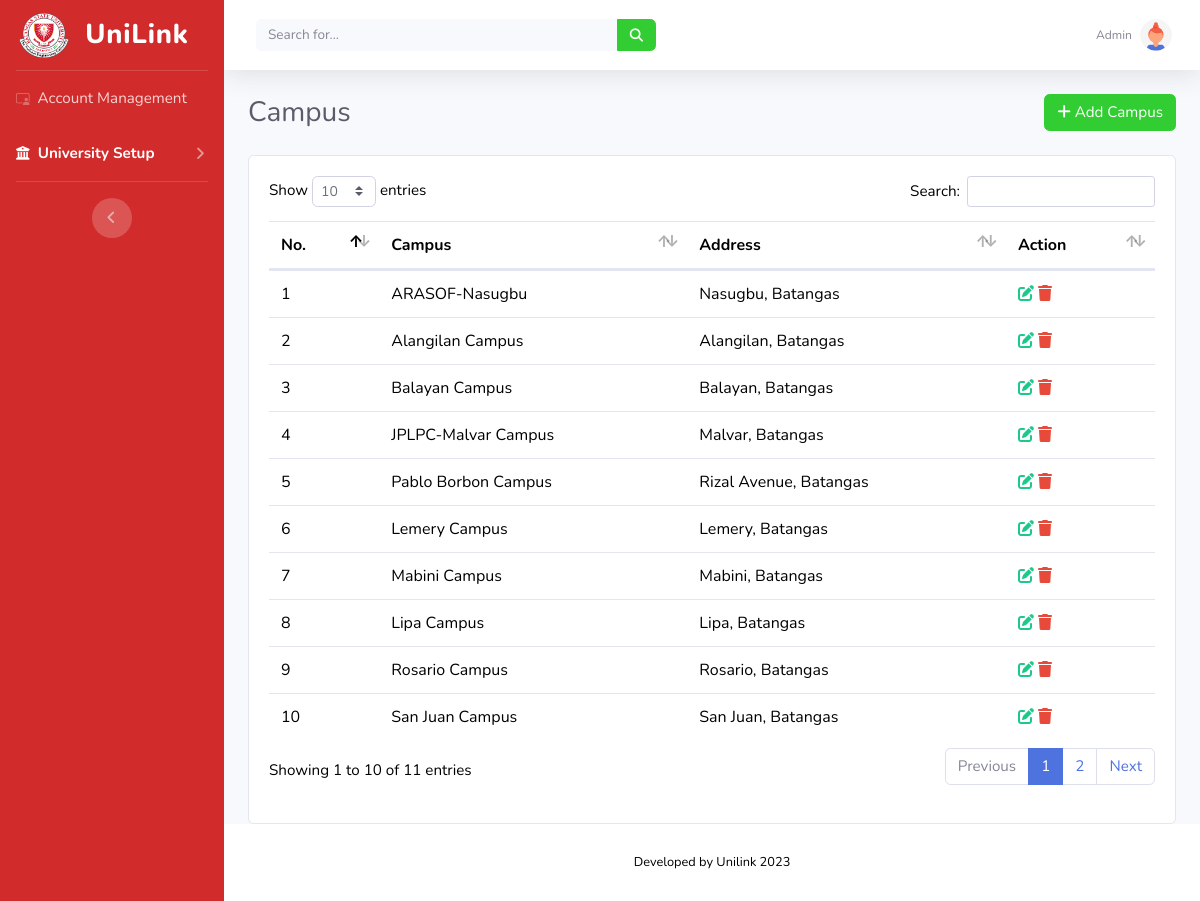
The app's page /ADMIN/campus.php (signed in) with its own data.
### tables this page shows
CREATE TABLE `campus` (
  `id` int(50) NOT NULL,
  `campus_name` varchar(100) NOT NULL,
  `address` varchar(100) NOT NULL
);

### ADMIN/campus.php (the view, shortened to what this page needs)
<html lang="en">
  <head>
    <link href="vendor/fontawesome-free/css/all.min.css" rel="stylesheet" type="text/css">
    <link href="https://maxcdn.bootstrapcdn.com/bootstrap/4.5.2/css/bootstrap.min.css" rel="stylesheet">
    <link rel="stylesheet" href="https://cdn.jsdelivr.net/npm/bootstrap-icons@1.11.0/font/bootstrap-icons.css">
    <link href="vendor/datatables/dataTables.bootstrap4.min.css" rel="stylesheet">
    <link href="css/sb-admin-2.min.css" rel="stylesheet">
  </head>
  <body id="page-top">
    <?php
      include 'db.php';
    ?>
    <div id="wrapper">
      <ul class="navbar-nav bg-gradient-primary sidebar sidebar-dark accordion" id="accordionSidebar">
        <a class="sidebar-brand d-flex align-items-center justify-content-center" href="index.php">
          <img src="..\imgs\BSU.png" width="50" height="45">
          <div class="sidebar-brand-text mx-3">UniLink</div>
        </a>
        <hr class="sidebar-divider my-0">
        <li class="nav-item">
          <a class="nav-link" href="main_user_management.php">
            <i class="bi bi-person-video3"></i>
            <span>Account Management</span>
          </a>
        </li>
        <li class="nav-item active">
          <a class="nav-link collapsed" href="#" data-toggle="collapse" data-target="#collapseTwo" aria-expanded="true" aria-controls="collapseTwo">
            <i class="fas fa-university"></i>
            <span>University Setup</span>
          </a>
        </li>
        <hr class="sidebar-divider">
        <div class="text-center d-none d-md-inline">
          <button class="rounded-circle border-0" id="sidebarToggle"></button>
        </div>
      </ul>
      <div id="content-wrapper" class="d-flex flex-column">
        <div id="content">
          <nav class="navbar navbar-expand navbar-light bg-white topbar mb-4 static-top shadow">
            <div class="d-none d-sm-inline-block form-inline mr-auto ml-md-3 my-2 my-md-0 mw-100 navbar-search">
              <div class="input-group">
                <input type="text" class="form-control bg-light border-0 small" placeholder="Search for..." aria-label="Search" aria-describedby="basic-addon2">
                <div class="input-group-append">
                  <button class="btn btn-primary" type="button">
                  </button>
                </div>
              </div>
            </div>
            <ul class="navbar-nav ml-auto">
              <li class="nav-item dropdown no-arrow">
                <a class="nav-link dropdown-toggle" href="#" id="userDropdown" role="button" data-toggle="dropdown" aria-haspopup="true" aria-expanded="false">
                  <span class="mr-2 d-none d-lg-inline text-gray-600 small">Admin</span>
                  <img class="img-profile rounded-circle" src="imgs/undraw_profile_3.svg">
                </a>
              </li>
            </ul>
          </nav>
          <div class="container-fluid">
            <div class="d-flex justify-content-between align-items-center mb-4">
              <h3 class="h3 mb-0 text-gray-800">Campus</h3>
              <div class="d-flex">
                <a class="btn btn-primary rounded-fill" data-toggle="modal" data-target="#addcampus">
                  <i class="fas fa-plus"></i> Add Campus </a>
              </div>
            </div>
            <div class="card">
              <div class="card-body">
                <div class="table">
                  <table id="myTable" class="table display" data-ordering="true" data-paging="true" data-searching="true">
                    <thead>
                      <tr>
                        <th>No.</th>
                        <th>Campus</th>
                        <th>Address</th>
                        <th>Action</th>
                      </tr>
                    </thead>
                    <tbody>
                    <?php
                      $query = "SELECT * FROM campus";
                      $sql = mysqli_query($conn, $query);
                      $count = 1;
                      while ($row = mysqli_fetch_array($sql)) {
                    ?>
                      <tr>
                        <td><?=$count?></td>
                        <td> <?php echo $row["campus_name"]; ?> </td>
                        <td> <?php echo $row["address"]; ?> </td>
                        <td>
                          <a class="editCampus" data-toggle="modal" data-target="#editCampusModal" id="editCampus" onclick="setData(`<?=$row['id']?>`, `<?=$row['campus_name']?>`, `<?=$row['address']?>`)">
                            <i class='fas fa-edit text-success'></i>
                          </a>
                          <a href="campus.php?id=<?php echo $row['id']; ?>" onClick="return confirm('Are you sure you want to delete?')" name="delcampus">
                            <i class="fas fa-trash text-danger"></i>
                          </a>
                        </td>
                      </tr>
                    <?php
                        $count++;
                      }
                    ?>
                    </tbody>
                  </table>
                </div>
              </div>
            </div>
          </div>
          <footer class="sticky-footer bg-white">
            <div class="container my-auto">
              <div class="copyright text-center my-auto">
                <span>Developed by Unilink 2023</span>
              </div>
            </div>
          </footer>
        </div>
      </div>
    </div>
  </body>
</html>

### records on screen
campus: campus_name "ARASOF-Nasugbu", address "Nasugbu, Batangas"
campus: campus_name "Alangilan Campus", address "Alangilan, Batangas"
campus: campus_name "Balayan Campus", address "Balayan, Batangas"
campus: campus_name "JPLPC-Malvar Campus", address "Malvar, Batangas"
campus: campus_name "Pablo Borbon Campus", address "Rizal Avenue, Batangas"
campus: campus_name "Lemery Campus", address "Lemery, Batangas"
campus: campus_name "Mabini Campus", address "Mabini, Batangas"
campus: campus_name "Lipa Campus", address "Lipa, Batangas"
campus: campus_name "Rosario Campus", address "Rosario, Batangas"
campus: campus_name "San Juan Campus", address "San Juan, Batangas"
